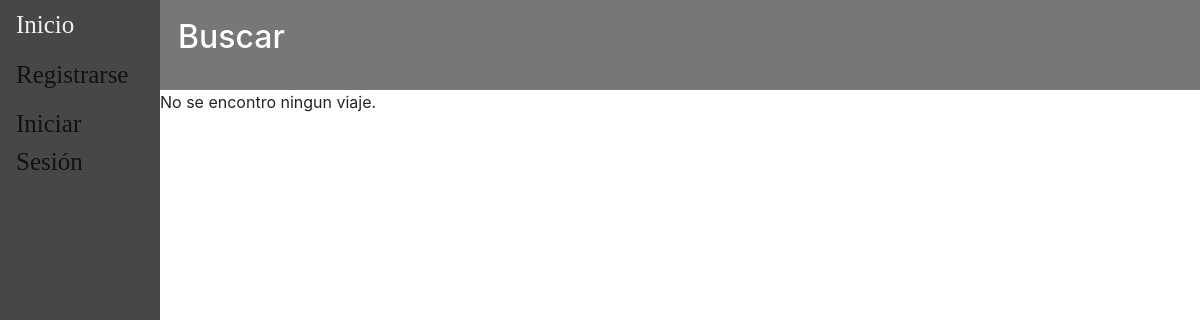
/, run on an earlier commit of the app's database.
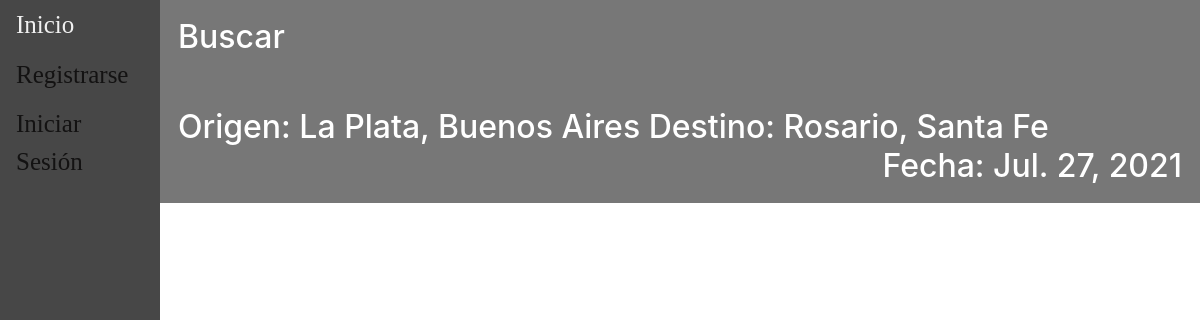
And on a later commit of the database.
### main/models.py (models this page shows, shortened)
class Viaje(models.Model):
    descripcion = models.CharField(max_length=100)
    fecha = models.DateField(validators=[MinValueValidator(datetime.date.today())])
    hora = models.TimeField(default=None)
    ruta =  models.ForeignKey(Ruta, default=None, on_delete=models.CASCADE)
    chofer = models.ForeignKey(Chofer, default=None, on_delete=models.CASCADE)
    combi =  models.ForeignKey(Combi, default=None, on_delete=models.CASCADE)
    precio = models.DecimalField(default=None, max_digits=10, decimal_places=2, validators=[MinValueValidator(0)])
    insumo = models.ManyToManyField(Insumo,blank=True)
    pasajeros = models.ManyToManyField(Pasajero, blank=True)
    estado = models.CharField(choices={('reservado','Reservado'),('viajando','Viajando'),('finalizado','Finalizado'),('cancelado','Cancelado')},max_length=12,default='reservado')
    class Meta:
        unique_together = ('chofer', 'fecha','hora', 'ruta',)

class Ruta(models.Model):
    origen = models.ForeignKey(Lugar, default=None, on_delete=models.CASCADE, related_name='origen')
    destino = models.ForeignKey(Lugar, default=None, on_delete=models.CASCADE, related_name='destino')
    class Meta:
        unique_together = ('origen', 'destino')
    def __str__(self):
        return str(self.origen)+" - "+str(self.destino)

class Lugar(models.Model):
    localidad = models.CharField(max_length=150)
    provincia = models.CharField(max_length=100)
    class Meta:
        unique_together = ('localidad', 'provincia',)
    def __str__(self):
        return (self.localidad+", "+self.provincia)

### main/views.py (the view)
# urls.py: 2. Add a URL to urlpatterns:  path('', views.home, name='home')
def home(request):
	viajes = Viaje.objects.filter(combi__capacidad__gt=0,estado='reservado')
	filter = ProductFilter(request.GET, queryset = viajes)
	if request is not None:
		viajes = filter.qs
	return render(request, "main/home.html", {"listaViaje":viajes, 'filter' : filter})

### main/templates/main/home.html (shortened to what this page needs)
{% extends 'main/base.html' %}
{% load mathfilters %}
{% block content %}
        <button type="button"  class="viajeCollapse">
          <h2><p style="text-align:left"> Buscar </p></h2>
        </button>
        {%for viaje in listaViaje %}
            <button type="button"  class="viajeCollapse">
                <h2><p style="text-align:left"> Origen: {{viaje.ruta.origen}} Destino: {{viaje.ruta.destino}}
                  <span style="float:right">Fecha: {{viaje.fecha}}</span></p></h2>
            </button>
        {% empty %}
          <p>No se encontro ningun viaje.</p>
        {% endfor %}
{% endblock content %}

What changed in the data, as far as the page shows it:
added Viaje: ruta.origen "La Plata, Buenos Aires", ruta.destino "Rosario, Santa Fe", fecha "Jul. 27, 2021"
Also different on the page:
text no longer shown: "No se encontro ningun viaje."
